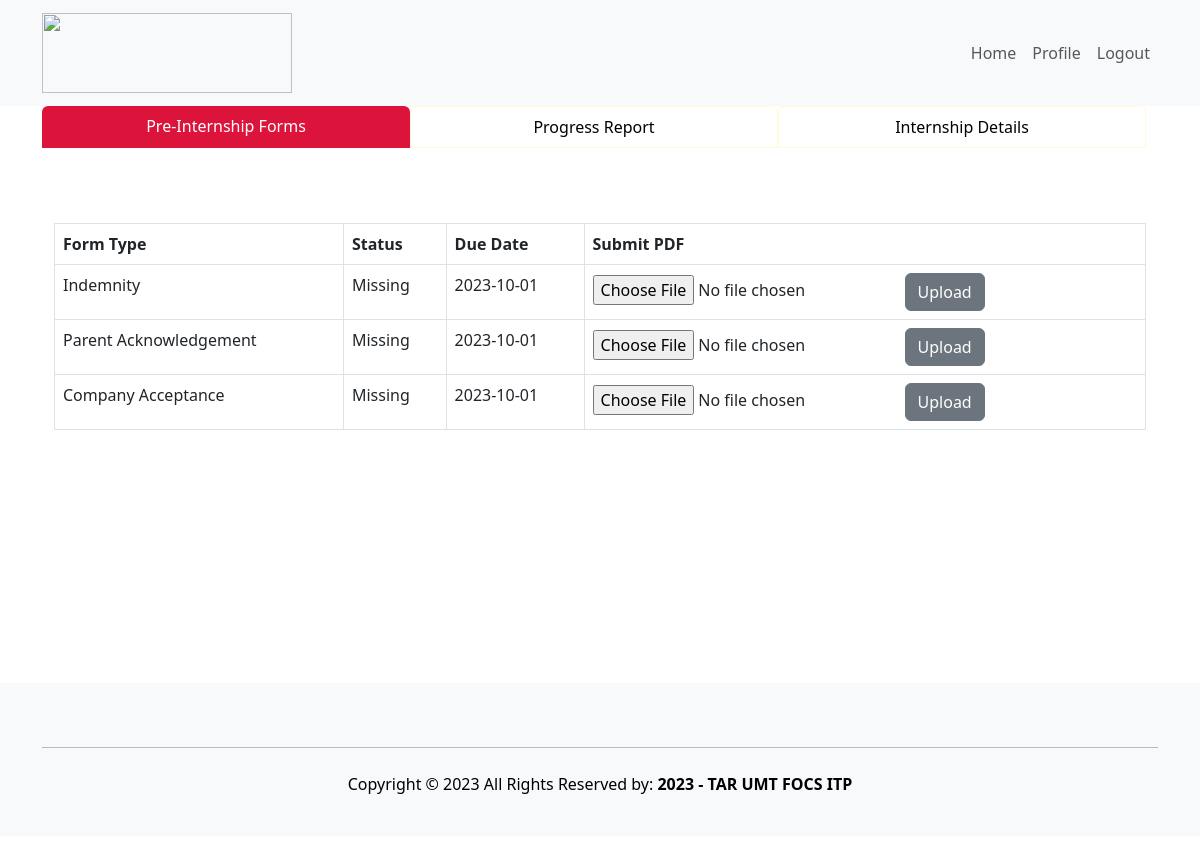
The app's page /student/PreInternship.php (signed in), older data.
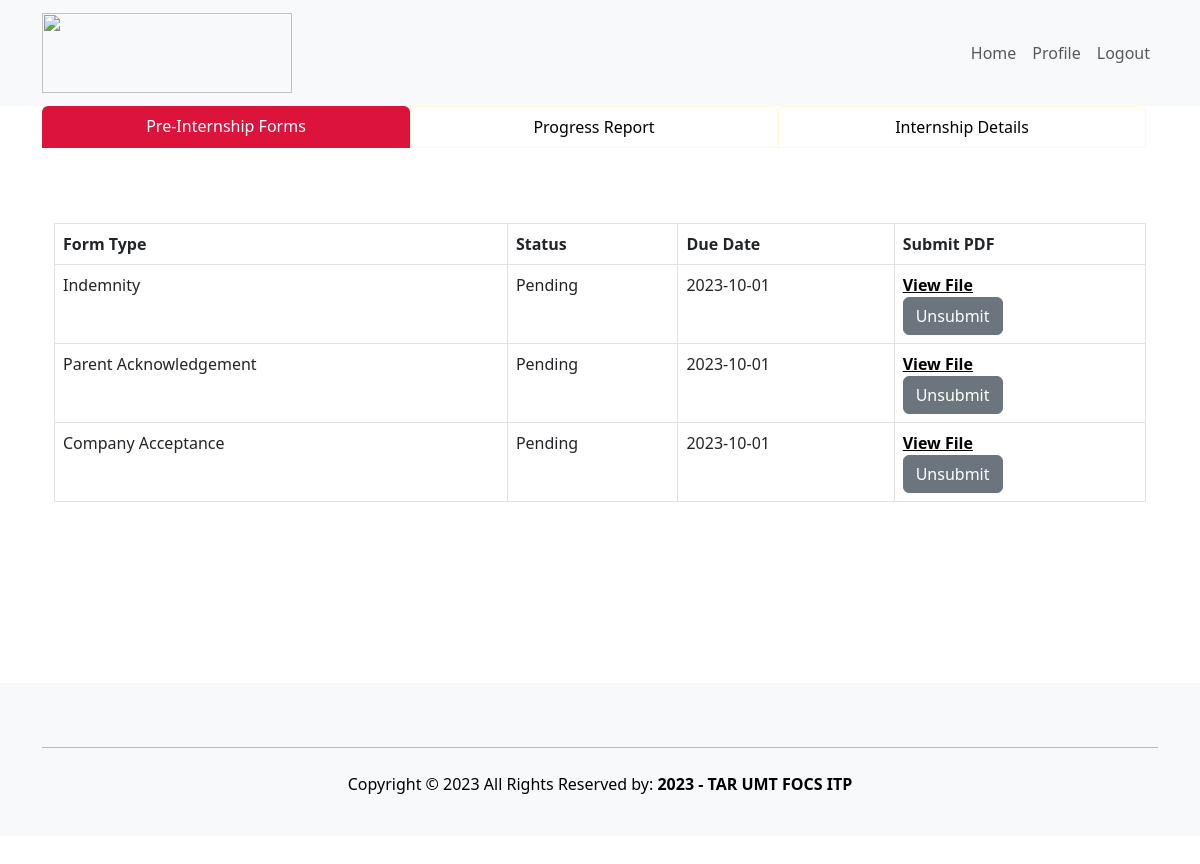
The same page, newer data.
### tables this page shows
CREATE TABLE `internship` (
  `internshipID` varchar(10) NOT NULL,
  `studID` varchar(10) DEFAULT NULL,
  `sessionID` varchar(10) DEFAULT NULL,
  `indemnity` varchar(100) DEFAULT NULL,
  `indemnityStatus` enum('Accepted','Rejected','Pending','Missing') DEFAULT NULL,
  `parentAcknowledgement` varchar(100) DEFAULT NULL,
  `parentAcknowledgementStatus` enum('Accepted','Rejected','Pending','Missing') DEFAULT NULL,
  `companyAcceptance` varchar(100) DEFAULT NULL,
  `companyAcceptanceStatus` enum('Accepted','Rejected','Pending','Missing') DEFAULT NULL,
  `monthlyReport1` varchar(100) DEFAULT NULL,
  `monthlyReport1Grade` int(11) DEFAULT NULL,
  `monthlyReport2` varchar(100) DEFAULT NULL,
  `monthlyReport2Grade` int(11) DEFAULT NULL,
  `monthlyReport3` varchar(100) DEFAULT NULL,
  `monthlyReport3Grade` int(11) DEFAULT NULL,
  `evaluationReport` varchar(100) DEFAULT NULL,
  `evaluationReportGrade` int(11) DEFAULT NULL,
  `finalGrade` int(11) DEFAULT NULL,
  `internshipStatus` enum('In Progress','Completed','Suspended','Terminated') DEFAULT NULL
);

CREATE TABLE `session` (
  `sessionID` varchar(10) NOT NULL,
  `startMonthYear` date DEFAULT NULL,
  `endMonthYear` date DEFAULT NULL,
  `qualification` enum('Diploma','Degree') DEFAULT NULL
);

### student/PreInternship.php (the view, shortened to what the changed rows need)
<?php
include 'studentHeader.php';
?>
    <form style="min-height:100vh;" id="form1" runat="server">
    <div style="overflow-x: scroll;" class="container row justify-content-md-center mx-auto">
        <div class="container" style="height:55vh;">
            <table id="SubmissionGV" class="table w-100 my-1 table-bordered table-responsive table-hover">
                <tr style="background-color: lightgrey;">
                    <th>Form Type</th>
                    <th>Status</th>
                    <th>Due Date</th>
                    <th>Submit PDF</th>
                </tr>
                <?php
                require 'connect.php';
                if ($con->connect_error) {
                    throw new Exception("Connection failed: " . $con->connect_error);
                } else {
                    $sql = "SELECT * FROM internship WHERE studID=$studID";
                    $result = $con->query($sql);
                    if ($result->num_rows > 0) {
                        while ($row = $result->fetch_assoc()) {
                            $sessionSql = "SELECT startMonthYear FROM session WHERE sessionID = " . $row['sessionID'];
                            $sessionResult = $con->query($sessionSql);
                            $dueDate = "";
                            $internshipStatus = $row['internshipStatus'];
                            if ($sessionResult->num_rows > 0) {
                                $sessionRow = $sessionResult->fetch_assoc();
                                $startMonthYear = new DateTime($sessionRow['startMonthYear']);
                                $dueDate = $startMonthYear->modify('+1 month')->format('Y-m-d');
                            }
                            $dueDateTimestamp = strtotime($dueDate);
                            $currentDateTimestamp = strtotime(date('Y-m-d'));
                            echo '<br>';
                            echo '<tr>';
                            echo '<td>Indemnity</td>';
                            echo '<td>' . $row['indemnityStatus'] . '</td>';
                            echo '<td>' . $dueDate . '</td>';
                            echo '<td>';
                            if ($row['indemnity'] !== '' && ($row['indemnityStatus'] === 'Pending' || $row['indemnityStatus'] === 'Accepted' || $row['indemnityStatus'] === 'Rejected')) {
                                echo '<label><b><a href="' . $row['indemnity'] . '" class="text-black" target="_blank">View File</a></b></label>';
                                echo '<br>';
                                echo '<form action="removePDF.php" method="post">';
                                echo '<input type="submit" class="btn btn-secondary" value="Unsubmit" name="submit" />';
                                echo '</form>';
                            } else {
                                if ($dueDateTimestamp < $currentDateTimestamp && $row['indemnityStatus'] === 'Missing' || $internshipStatus === 'Terminated') {
                                    echo '<button type="button" class="btn btn-secondary" disabled>Submit Disabled</button>';
                                } else {
                                    echo '<form action="submitPDF.php" method="post" enctype="multipart/form-data">';
                                    echo '<input type="file" name="pdf_file" accept=".pdf" />';
                                    echo '<input type="submit" class="btn btn-secondary" value="Upload" name="submit" />';
                                    echo '</form>';
                                }
                            }
                            echo '</td>';
                            echo '</tr>';
                            echo '<tr>';
                            echo '<td>Parent Acknowledgement</td>';
                            echo '<td>' . $row['parentAcknowledgementStatus'] . '</td>';
                            echo '<td>' . $dueDate . '</td>';
                            echo '<td>';
                            if ($row['parentAcknowledgement'] !== '' && ($row['parentAcknowledgementStatus'] === 'Pending' || $row['parentAcknowledgementStatus'] === 'Accepted' || $row['parentAcknowledgementStatus'] === 'Rejected')) {
                                echo '<label><b><a href="' . $row['parentAcknowledgement'] . '" class="text-black" target="_blank">View File</a></b></label>';
                                echo '<br>';
                                echo '<form action="removePDF.php" method="post">';
                                echo '<input type="submit" class="btn btn-secondary" value="Unsubmit" name="submit" />';
                                echo '</form>';
                            } else {
                                if ($dueDateTimestamp < $currentDateTimestamp && $row['parentAcknowledgementStatus'] === 'Missing' || $internshipStatus === 'Terminated') {
                                    echo '<button type="button" class="btn btn-secondary" disabled>Submit Disabled</button>';
                                } else {
                                    echo '<form action="submitPDF.php" method="post" enctype="multipart/form-data">';
                                    echo '<input type="file" name="pdf_file" accept=".pdf" />';
                                    echo '<input type="submit" class="btn btn-secondary" value="Upload" name="submit" />';
                                    echo '</form>';
                                }
                            }
                            echo '</td>';
                            echo '</tr>';
                            echo '<tr>';
                            echo '<td>Company Acceptance</td>';
                            echo '<td>' . $row['companyAcceptanceStatus'] . '</td>';
                            echo '<td>' . $dueDate . '</td>';
                            echo '<td>';
                            if ($row['companyAcceptance'] !== '' && ($row['companyAcceptanceStatus'] === 'Pending' || $row['companyAcceptanceStatus'] === 'Accepted' || $row['companyAcceptanceStatus'] === 'Rejected')) {
                                echo '<label><b><a href="' . $row['companyAcceptance'] . '" class="text-black" target="_blank">View File</a></b></label>';
                                echo '<br>';
                                echo '<form action="removePDF.php" method="post">';
                                echo '<input type="submit" class="btn btn-secondary" value="Unsubmit" name="submit" />';
                                echo '</form>';
                            } else {
                                if ($dueDateTimestamp < $currentDateTimestamp && $row['companyAcceptanceStatus'] === 'Missing' || $internshipStatus === 'Terminated') {
                                    echo '<button type="button" class="btn btn-secondary" disabled>Submit Disabled</button>';
                                } else {
                                    echo '<form action="submitPDF.php" method="post" enctype="multipart/form-data">';
                                    echo '<input type="file" name="pdf_file" accept=".pdf" />';
                                    echo '<input type="submit" class="btn btn-secondary" value="Upload" name="submit" />';
                                    echo '</form>';
                                }
                            }
                            echo '</td>';
                            echo '</tr>';
                        }
                    } else {
                        echo '<tr>';
                        echo '<td colspan="4" class="text-center">No forms found for this student.</td>';
                        echo '</tr>';
                    }
                }
                ?>
            </table>
        </div>
    </div>
</form>
<?php
include 'studentFooter.php';
?>

Row changes from the older to the newer data that the page shows:
changed internship: indemnityStatus "Missing" → "Pending"; parentAcknowledgementStatus "Missing" → "Pending"; parentAcknowledgement empty → "Sample parent ack text" (drawn); companyAcceptanceStatus "Missing" → "Pending"; companyAcceptance empty → "Sample company ack text" (drawn); submit "Upload" → "Unsubmit"
